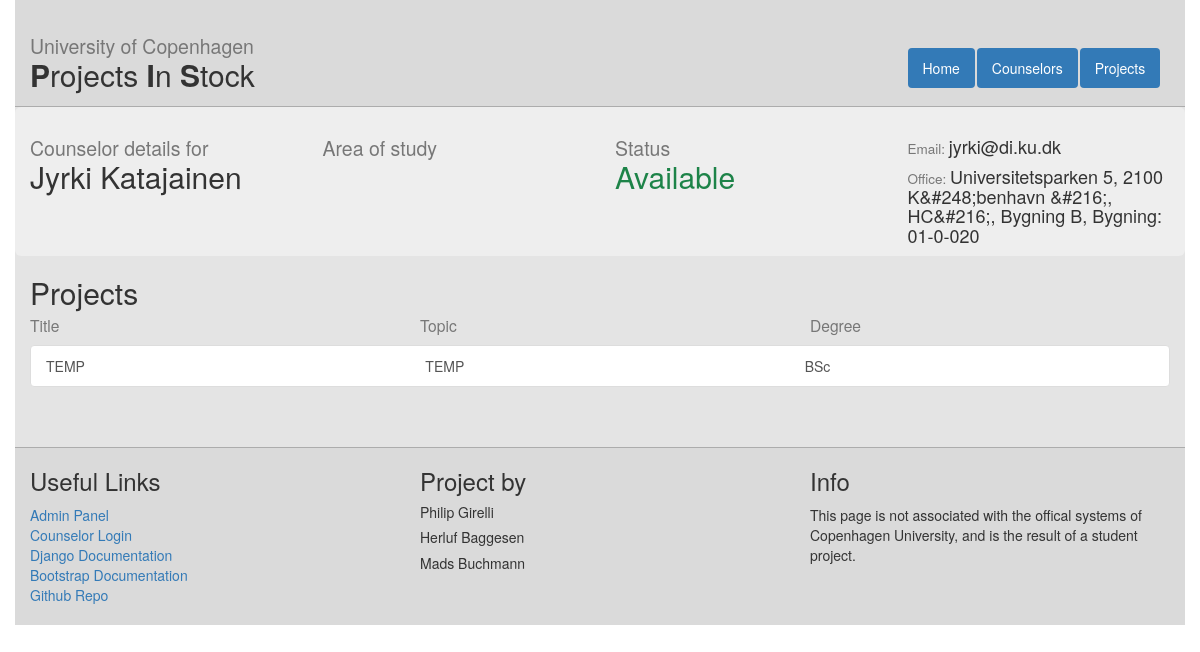
The page /counselors/221/ on the database as committed earlier.
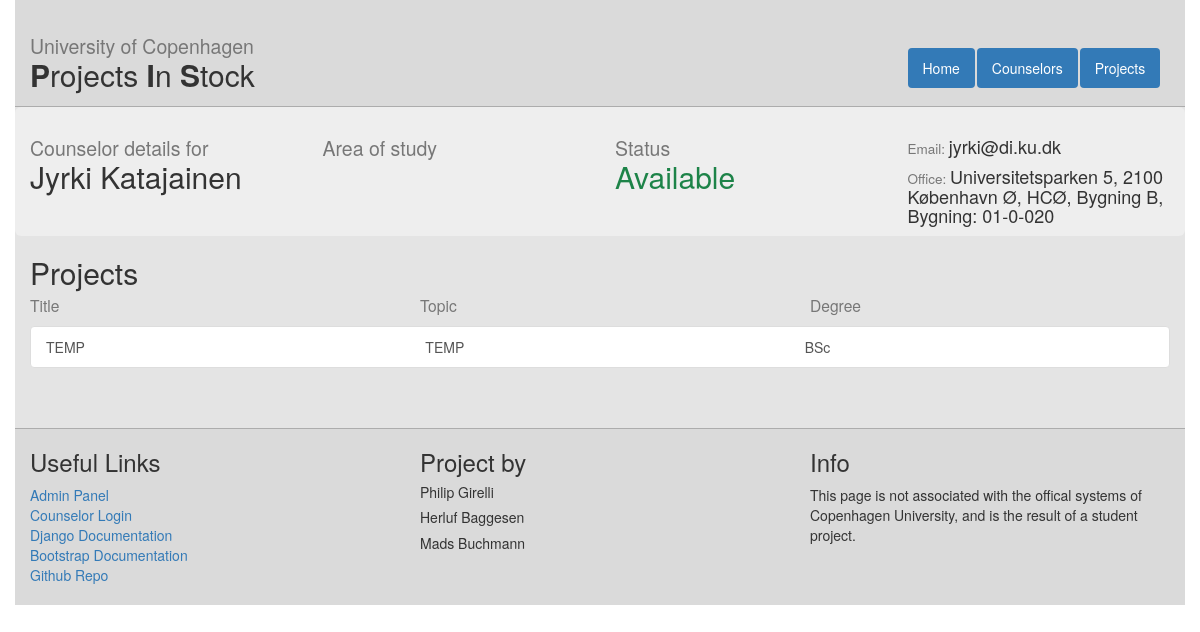
The same page on the database as committed later.
### web/models.py (models this page shows, shortened)
class Counselor(models.Model):
    readonly_fields=('account_id',)
    name = models.CharField(max_length=255)
    email = models.EmailField()
    studyArea = models.CharField(max_length=255)
    office = models.CharField(max_length=255)
    projects = models.ManyToManyField(Project)
    url = models.URLField(default="NOURL")
    accountId = models.IntegerField(default=-1)
    statusChoices = (('Available','Available'),('Unavailable','Unavailable'))
    status = models.CharField(max_length=50, choices=statusChoices, default='Available')

class Project(models.Model):
    title = models.CharField(max_length = 120) #120 is up for discussion
    description = models.TextField()
    timestamp = models.DateTimeField(auto_now = False, auto_now_add = True)
    degreeChoices = (('BSc','Bachelor'),('MS','Masters'))
    degree = models.CharField(max_length = 5, choices = degreeChoices, default='BSc')
    topic = models.CharField(max_length = 120) #120 is up for discussion

### web/views.py (the view)
# urls.py: url(r'^counselors/(?P<counselor_id>[0-9]+)/$', views.counselor_detail, name="counselor_detail"),
def counselor_detail(request, counselor_id):
    counselor = get_object_or_404(Counselor, id=counselor_id)
    context = {
        'counselor': counselor
    }
    return render(request, 'web/counselor_detail.html', context)

### web/templates/web/counselor_detail.html (shortened to what this page needs)
{%extends "web/master.html" %}
{% block content%}
<div class="row info-box">
  <div class="col-md-3">
    <h2><small>Counselor details for</small><br />{{ counselor.name }}</h2>
  </div>
  <div class="col-md-3">
    <h2><small>Area of study</small><br />{{ counselor.study_area }}</h2>
  </div>
  <div class="col-md-3">
    <h2><small>Status</small><br />
        {% if counselor.status == "Available" %}
        <p class="colgreen">Available</p>
        {% else %}
        <p class="colred">Unavailable</p>
        {% endif %}
    </h2>
  </div>
  <div class="col-md-3">
    <br />
    <h4><small>Email:  </small>{{ counselor.email }}</h4>
    <h4><small>Office:  </small>{{ counselor.office }}</h4>
  </div>
</div>
  <h2>Projects</h2>
<div style="position: relative; top: -30px;">
  <div class="row">
    <div class="col-md-4">
      <h3><small>Title</small></h3>
    </div>
    <div class="col-md-4">
      <h3><small>Topic</small></h3>
    </div>
    <div class="col-md-4">
      <h3><small>Degree</small></h3>
    </div>
  </div>
  <div class="list-group" id="counselor_projects_list">
    {% for project in counselor.projects.all%}
    <a class="list-group-item" href="{% url 'project_detail' project.id %}">
      <div class="row">
        <div class="col-md-4">{{ project.title }}</div>
        <div class="col-md-4">{{ project.topic }}</div>
        <div class="col-md-4">{{ project.degree }}</div>
      </div>
    </a>
    {% endfor %}
  </div>
</div>
{% endblock %}

### web/templates/web/master.html (shortened to what this page needs)
<!DOCTYPE html>
<html>
<head>
  {% load staticfiles %}
  <link rel="stylesheet" type="text/css" href="{% static 'web/style.css' %}">
  <link rel="stylesheet" href="http://maxcdn.bootstrapcdn.com/bootstrap/3.3.6/css/bootstrap.min.css">
</head>
<body>
<div class="container" id="site-wrapper">
  <div class="row" id="header-wrap">
    <div class="col-md-9">
      <h2><small>University of Copenhagen</small> <br /><b>P</b>rojects <b>I</b>n <b> S</b>tock</h2>
    </div>
    <div class ="col-md-3">
      <ul class="nav nav-pills" id="menu">
        <li><a href="{% url "index" %}">Home</a></li>
        <li><a id="Counselor-list" href="{% url "counselor_list" %}">Counselors</a></li>
        <li><a id="Project-list" href="{% url "project_list" %}">Projects</a></li>
      </ul>
    </div>
  </div>
<div id="content" style="display: none;">
{%block content%}
{%endblock%}
</div>
<div class="row" id="footer">
  <div class="col-md-4">
    <h3>Useful Links</h3>
      <a href="{% url 'admin:index' %}">Admin Panel</a><br />
      <a href="{% url 'login' %}">Counselor Login</a><br />
      <a href="https://docs.djangoproject.com/en/1.9/">Django Documentation</a><br />
      <a href="http://getbootstrap.com/components/">Bootstrap Documentation</a><br />
      <a href="https://github.com/PhilipFraDIKU/Projects-in-Stock">Github Repo</a><br /><br />
  </div>
  <div class="col-md-4">
    <h3>Project by</h3>
      <h5>Philip Girelli</h5>
      <h5>Herluf Baggesen</h5>
      <h5>Mads Buchmann</h5>
  </div>
  <div class="col-md-4">
  <h3>Info</h3>
  <p>
   This page is not associated with the offical systems of Copenhagen University, and is the result of a student project.
  </p>
  </div>
</div>
</div>
</body>
</html>

### web/static/web/style.css (style rules this page uses)
#header-wrap { border-bottom: solid 1px; background-color : rgba(128, 128, 128, 0.1); border-color: rgba(128, 128, 128, 0.5); padding-top : 5px; padding-bottom : 5px; }
html, body { height : 100%; }
#menu { margin-top : 43px; }
.nav-pills li a { background-color: #337AB7; color : #fff; transition : color 0.5s; -webkit- transition : color 0.5s; }
.container { background-color: rgba(128, 128, 128, 0.21); }
#footer { background-color : rgba(128, 128, 128, 0.1); border-top : solid 1px; border-color : rgba(128, 128, 128, 0.5); margin-top : 30px; }
.info-box { background-color : #eee; border-radius: 6px; }

### web/templates/web/counselor_detail.html (style rules this page uses)
p.colgreen { color:#1D8348 }

Rows that differ between the two databases and show on the page:
changed Counselor "Jyrki Katajainen": office "Universitetsparken 5, 2100 K&#248;benhavn &#216;, HC&#216;, Bygning B, Bygning: 01-0-020" → "Universitetsparken 5, 2100 København Ø, HCØ, Bygning B, Bygning: 01-0-020"
